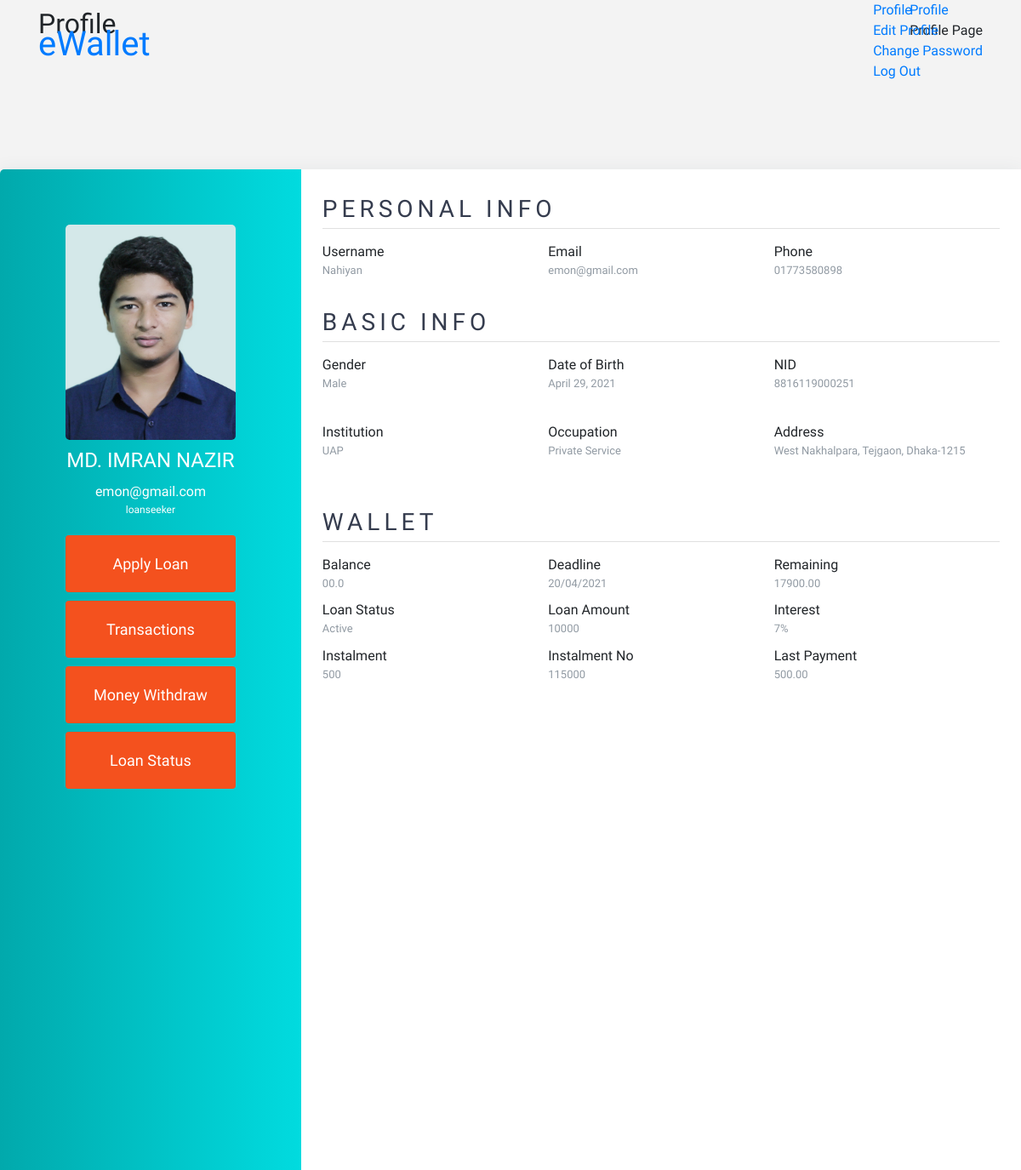
Screenshot of /profile/ (signed in) with the database file from the repository.
### loan_seeker/models.py (models this page shows, shortened)
class LoanSeeker(models.Model):
    wallet_no = models.AutoField(primary_key=True)
    username = models.OneToOneField(User, on_delete=models.CASCADE)
    name = models.CharField(max_length=50, default='')
    gender = models.CharField(max_length=6, default='')
    dob = models.DateField(auto_now=False, auto_now_add=False)
    occupation = models.CharField(max_length=50, default='')
    institution = models.CharField(max_length=50, default='')
    email = models.EmailField(max_length=50, default='')
    nid = models.CharField(max_length=17, default='')
    image = models.ImageField(upload_to='images', default='default.png')
    phone = models.CharField(max_length=11, default='')
    address = models.CharField(max_length=100, default='', null=True)
    class Meta:
        db_table = 'Loan_seeker'

### user_account/models.py (models this page shows)
class users_account(models.Model):
    username = models.OneToOneField(User, on_delete=models.CASCADE, default='')
    usertype = models.CharField(max_length=50, default='', null=True)
    class Meta:
        db_table = 'users_account'

### user_account/views.py (the view)
# urls.py: path('profile/', views.profile, name='profile'),
@login_required
def profile(request):
    if request.user.is_authenticated:
        user = User.objects.get(username__iexact=request.user)
        details = users_account.objects.get(username__exact=user)
        data = LoanSeeker.objects.get(username_id=details.username_id)
        context = {
            'usertype': details.usertype,
            'wallet_no': data.wallet_no,
            'username': data.username,
            'name': data.name,
            'gender': data.gender,
            'dob': data.dob,
            'occupation': data.occupation,
            'institution': data.institution,
            'email': data.email,
            'nid': data.nid,
            'image': data.image,
            'phone': data.phone,
            'address': data.address,
        }
        return render(request, 'profile.html', context)
    else:
        return render(request, '', {})

### templates/profile.html (shortened to what this page needs)
{% load static %}
<!DOCTYPE html>
<html lang="en">
   <head>
      <link href="{% static 'assets/vendor/bootstrap/css/bootstrap.min.css' %}" rel="stylesheet">
      <link href="{% static 'assets/vendor/icofont/icofont.min.css' %}" rel="stylesheet">
      <link href="{% static 'assets/vendor/boxicons/css/boxicons.min.css' %}" rel="stylesheet">
      <link href="{% static 'assets/vendor/animate.css/animate.min.css' %}" rel="stylesheet">
      <link href="{% static 'assets/vendor/remixicon/remixicon.css' %}" rel="stylesheet">
      <link href="{% static 'assets/vendor/line-awesome/css/line-awesome.min.css' %}" rel="stylesheet">
      <link href="{% static 'assets/vendor/venobox/venobox.css' %}" rel="stylesheet">
      <link href="{% static 'assets/vendor/owl.carousel/assets/owl.carousel.min.css' %}" rel="stylesheet">
      <link href="{% static 'assets/vendor/aos/aos.css' %}" rel="stylesheet">
      <link href="{% static 'assets/css/style.css' %}" rel="stylesheet">
      <link href="{% static 'css/profile.css' %}" rel="stylesheet">
      <link href="{% static 'css/button-style.css' %}" rel="stylesheet">
   </head>
   <body>
      <header id="header" class="fixed-top d-flex align-items-center ">
         <div class="container d-flex align-items-center">
            <div class="logo mr-auto">
               <h1 class="text-light"><a href="{% url 'profile' %}">eWallet</a></h1>
            </div>
            <nav class="nav-menu d-none d-lg-block">
               <ul>
                  <li><a href="{% url 'profile' %}">Profile</a></li>
                  <li><a href="#">Edit Profile</a></li>
                  <li><a href="{% url 'password_change' %}">Change Password</a></li>
                  <li><a href="{% url 'signout' %}">Log Out</a></li>
               </ul>
            </nav>
         </div>
      </header>
      <main id="main">
         <section class="breadcrumbs">
            <div class="container">
               <div class="d-flex justify-content-between align-items-center">
                  <h2>Profile</h2>
                  <ol>
                     <li><a href="#">Profile</a></li>
                     <li>Profile Page</li>
                  </ol>
               </div>
            </div>
         </section>
         <section class="inner-page">
            <div class="container">
               <div class="wrapper">
                  <div class="left">
                     <img src="{{ image }}" alt="user" width="200">
                     <h4>{{ name }}</h4>
                     <a>{{ email }}</a>
                     <p>{{ usertype }}</p>
                     <button onclick="location.href = {% url 'loan_app' %} " class="button"><span>Apply Loan</span></button>
                     <button onclick="location.href='https://www.google.com'" class="button"><span>Transactions</span></button>
                     <button onclick="location.href='https://www.google.com'" class="button"><span>Money Withdraw</span></button>
                     <button onclick="location.href='{% url 'loan_status' %}'" class="button"><span>Loan Status</span></button>
                  </div>
                  <div class="right">
                     <div class="info">
                        <h3>Personal Info</h3>
                        <div class="info_data">
                           <div class="data">
                              <a>Username</a>
                              <p>{{ username }}</p>
                           </div>
                           <div class="data">
                              <a>Email</a>
                              <p>{{ email }}</p>
                           </div>
                           <div class="data">
                              <a>Phone</a>
                              <p>{{ phone }}</p>
                           </div>
                        </div>
                     </div>
                     <div class="info">
                        <h3>Basic Info</h3>
                        <div class="info_data">
                           <div class="data">
                              <a>Gender</a>
                              <p>{{ gender }}</p>
                           </div>
                           <div class="data">
                              <a>Date of Birth</a>
                              <p>{{ dob }}</p>
                           </div>
                           <div class="data">
                              <a>NID</a>
                              <p>{{ nid }}</p>
                           </div>
                        </div>
                     </div>
                     <div class="Wallet">
                        <div class="projects_data">
                           <div class="data">
                              <a>Institution</a>
                              <p>{{ institution }}</p>
                           </div>
                           <div class="data">
                              <a>Occupation</a>
                              <p>{{ occupation }}</p>
                           </div>
                           <div class="data">
                              <a>Address</a>
                              <p>{{ address }}</p>
                           </div>
                        </div>
                     </div>
                     <br>
                     <br>
                     {% block loan_seeker %}
                     {% if usertype == 'loanseeker' %}
                     <div class="projects">
                        <h3>Wallet</h3>
                        <div class="Wallet">
                           <div class="projects_data">
                              <div class="data">
                                 <a>Balance</a>
                                 <p>00.0</p>
                              </div>
                              <div class="data">
                                 <a>Deadline</a>
                                 <p>20/04/2021</p>
                              </div>
                              <div class="data">
                                 <a>Remaining</a>
                                 <p>17900.00</p>
                              </div>
                           </div>
                        </div>
                        <div class="Wallet">
                           <div class="projects_data">
                              <div class="data">
                                 <a>Loan Status</a>
                                 <p>Active</p>
                              </div>
                              <div class="data">
                                 <a>Loan Amount</a>
                                 <p>10000</p>
                              </div>
                              <div class="data">
                                 <a>Interest</a>
                                 <p>7%</p>
                              </div>
                           </div>
                        </div>
                        <div class="Wallet">
                           <div class="projects_data">
                              <div class="data">
                                 <a>Instalment</a>
                                 <p>500</p>
                              </div>
                              <div class="data">
                                 <a>Instalment No</a>
                                 <p>115000</p>
                              </div>
                              <div class="data">
                                 <a>Last Payment</a>
                                 <p>500.00</p>
                              </div>
                           </div>
                        </div>
                     </div>
                     {% endif %}
                     {% endblock %}
                  </div>
               </div>
            </div>
         </section>
      </main>
      <a href="#" class="back-to-top"><i class="ri-arrow-up-line"></i></a>
   </body>
</html>

### static/css/style.css (style rules this page uses)
body { margin: 0; }

### static/css/profile.css (style rules this page uses)
* { margin: 0; padding: 0; box-sizing: border-box; list-style: none; font-family: 'Josefin Sans', sans-serif; }
body { background-color: #f3f3f3; }
.wrapper { position: absolute; top: 14.5%; left: 0%; transform: translate(0%, 0%); width: 100%; height: 100%; display: flex; box-shadow: 0 1px 20px 0 rgba(69,90,100,.08); }
.wrapper .left { width: 40%; background: linear-gradient(to right,#01a9ac,#01dbdf); padding: 65px 35px; border-top-left-radius: 5px; border-bottom-left-radius: 5px; text-align: center; color: #fff; }
.wrapper .left img { border-radius: 5px; margin-bottom: 10px; }
.wrapper .left h4 { margin-bottom: 10px; }
.wrapper .left p { font-size: 12px; }
.wrapper .right { width: 100%; background: #fff; padding: 30px 25px; }
.wrapper .right .info, .wrapper .right .projects { margin-bottom: 25px; }
.wrapper .right .info h3, .wrapper .right .projects h3 { margin-bottom: 15px; padding-bottom: 5px; border-bottom: 1px solid #e0e0e0; color: #353c4e; text-transform: uppercase; letter-spacing: 5px; }
.wrapper .right .info_data, .wrapper .right .projects_data { display: flex; justify-content: space-between; }
.wrapper .right .info_data .data, .wrapper .right .projects_data .data { width: 45%; }
.wrapper .right .info_data .data p, .wrapper .right .projects_data .data p { font-size: 13px; margin-bottom: 10px; color: #919aa3; }

### static/css/button-style.css (style rules this page uses)
.button { border-radius: 4px; background-color: #f4511e; border: none; color: #FFFFFF; text-align: center; font-size: 18px; padding: 20px; width: 200px; transition: all 0.5s; cursor: pointer; margin: 5px; }
.button span { cursor: pointer; display: inline-block; position: relative; transition: 0.5s; }
.button span:after { content: '\00bb'; position: absolute; opacity: 0; top: 0; right: -20px; transition: 0.5s; }

### rows the page displays
LoanSeeker: image (picture), name "MD. IMRAN NAZIR", email "emon@gmail.com", phone "01773580898", gender "Male", dob "April 29, 2021", nid "8816119000251", institution "UAP", occupation "Private Service", address "West Nakhalpara, Tejgaon, Dhaka-1215"
users_account: usertype "loanseeker"

### other values shown
{{ username }} "Nahiyan"
